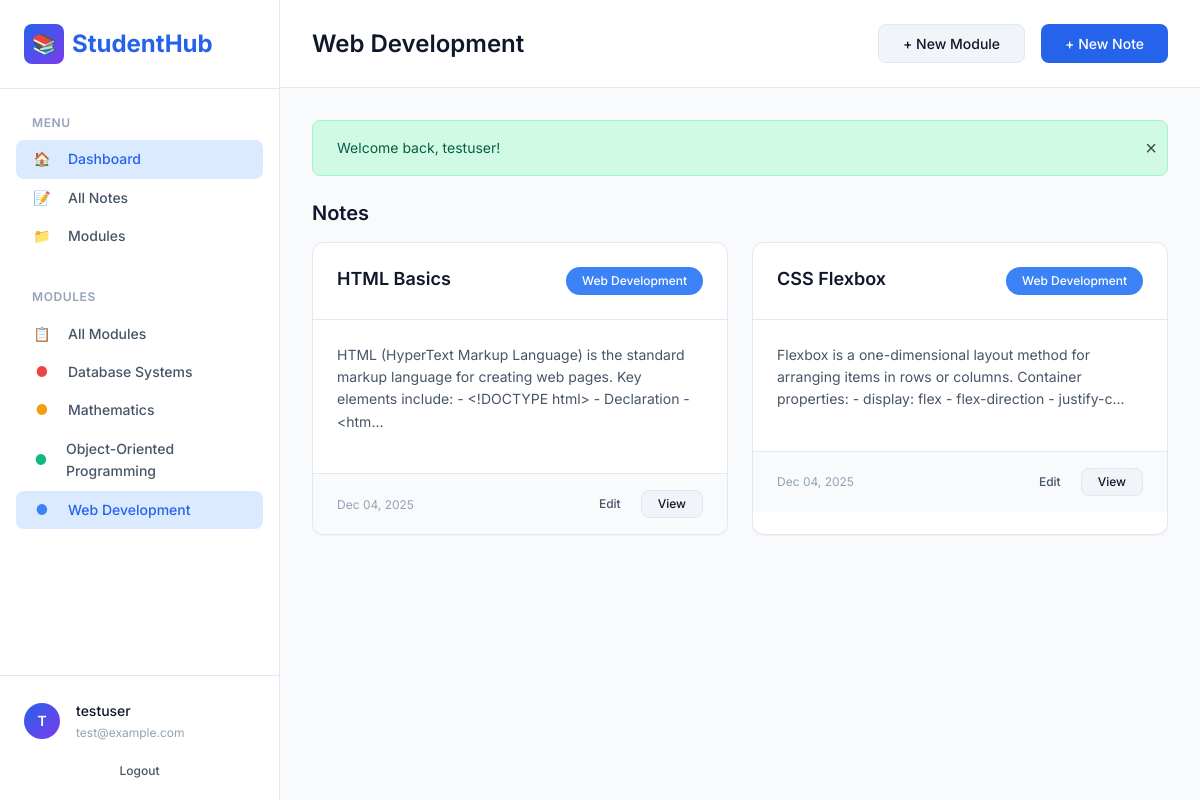
/dashboard.php?module=1 (signed in), run on the app's committed database.
### tables this page shows
CREATE TABLE IF NOT EXISTS modules (
    id INT AUTO_INCREMENT PRIMARY KEY,
    name VARCHAR(100) NOT NULL,
    user_id INT NOT NULL,
    color VARCHAR(7) DEFAULT '#3B82F6',
    created_at DATETIME DEFAULT CURRENT_TIMESTAMP,
    updated_at DATETIME DEFAULT CURRENT_TIMESTAMP ON UPDATE CURRENT_TIMESTAMP,
    FOREIGN KEY (user_id) REFERENCES users(id) ON DELETE CASCADE,
    INDEX idx_user_id (user_id)
);

CREATE TABLE IF NOT EXISTS notes (
    id INT AUTO_INCREMENT PRIMARY KEY,
    title VARCHAR(255) NOT NULL,
    content TEXT NOT NULL,
    module_id INT NOT NULL,
    user_id INT NOT NULL,
    created_at DATETIME DEFAULT CURRENT_TIMESTAMP,
    updated_at DATETIME DEFAULT CURRENT_TIMESTAMP ON UPDATE CURRENT_TIMESTAMP,
    FOREIGN KEY (module_id) REFERENCES modules(id) ON DELETE CASCADE,
    FOREIGN KEY (user_id) REFERENCES users(id) ON DELETE CASCADE,
    INDEX idx_module_id (module_id),
    INDEX idx_user_id (user_id),
    INDEX idx_created_at (created_at)
);

### dashboard.php (the view, shortened to what this page needs)
<?php
require_once 'includes/functions.php';
$userId = getCurrentUserId();
$username = getCurrentUsername();
$filterModule = isset($_GET['module']) ? (int)$_GET['module'] : null;
$modules = getUserModules($userId);
$notes = getUserNotes($userId, $filterModule);
require_once 'includes/header.php';
?>
<aside class="sidebar">
    <div class="sidebar-header">
        <a href="dashboard.php" class="logo">
            <div class="logo-icon">📚</div>
            <span>StudentHub</span>
        </a>
    </div>
    <nav class="sidebar-nav">
        <div class="sidebar-section">
            <div class="sidebar-section-title">Menu</div>
            <a href="dashboard.php" class="sidebar-link active">
                <span class="sidebar-link-icon">🏠</span>
                <span>Dashboard</span>
            </a>
            <a href="notes.php" class="sidebar-link">
                <span class="sidebar-link-icon">📝</span>
                <span>All Notes</span>
            </a>
            <a href="modules.php" class="sidebar-link">
                <span class="sidebar-link-icon">📁</span>
                <span>Modules</span>
            </a>
        </div>
        <div class="sidebar-section">
            <div class="sidebar-section-title">Modules</div>
            <a href="dashboard.php" class="sidebar-link <?= !$filterModule ? 'active' : '' ?>">
                <span class="sidebar-link-icon">📋</span>
                <span>All Modules</span>
            </a>
            <?php foreach ($modules as $module): ?>
                <a href="dashboard.php?module=<?= $module['id'] ?>"
                   class="sidebar-link <?= $filterModule == $module['id'] ? 'active' : '' ?>">
                    <span class="sidebar-link-icon" style="color: <?= escape($module['color']) ?>">●</span>
                    <span><?= escape($module['name']) ?></span>
                </a>
            <?php endforeach; ?>
        </div>
    </nav>
    <div class="sidebar-footer">
        <div class="user-menu">
            <div class="user-avatar">
                <?= strtoupper(substr($username, 0, 1)) ?>
            </div>
            <div class="user-info">
                <div class="user-name"><?= escape($username) ?></div>
                <div class="user-email"><?= escape($_SESSION['email']) ?></div>
            </div>
        </div>
        <a href="logout.php" class="btn btn-ghost btn-sm" style="width: 100%; margin-top: 0.5rem;">
            Logout
        </a>
    </div>
</aside>
<main class="main-content">
    <header class="content-header">
        <div>
            <h1>
                <?php if ($filterModule): ?>
                    <?php
                        $currentModule = array_filter($modules, fn($m) => $m['id'] == $filterModule);
                        $currentModule = reset($currentModule);
                    ?>
                    <?= escape($currentModule['name'] ?? 'Notes') ?>
                <?php else: ?>
                    Dashboard
                <?php endif; ?>
            </h1>
        </div>
        <div class="flex gap-2">
            <a href="modules.php" class="btn btn-secondary">+ New Module</a>
            <a href="notes.php?action=add" class="btn btn-primary">+ New Note</a>
        </div>
    </header>
    <div class="content-body">
        <?= displayFlashMessage() ?>
        <div style="display: flex; justify-content: space-between; align-items: center; margin-bottom: 1rem;">
            <h2 style="font-size: 1.25rem;">
                <?= $filterModule ? 'Notes' : 'Recent Notes' ?>
            </h2>
        </div>
        <?php if (empty($notes)): ?>
            <div class="empty-state card">
                <div class="empty-state-icon">📝</div>
                <h3>No notes yet</h3>
                <p>Start by creating your first note to organize your studies.</p>
                <a href="notes.php?action=add" class="btn btn-primary">Create Note</a>
            </div>
        <?php else: ?>
            <div class="notes-grid">
                <?php
                $displayNotes = $filterModule ? $notes : array_slice($notes, 0, 6);
                foreach ($displayNotes as $note):
                ?>
                    <div class="card note-card">
                        <div class="card-header">
                            <h3 class="note-title"><?= escape($note['title']) ?></h3>
                            <span class="module-pill" style="background-color: <?= escape($note['module_color']) ?>">
                                <?= escape($note['module_name']) ?>
                            </span>
                        </div>
                        <div class="card-body">
                            <p class="note-content"><?= escape(truncateText($note['content'], 150)) ?></p>
                        </div>
                        <div class="card-footer note-meta">
                            <span class="note-date"><?= formatDate($note['created_at']) ?></span>
                            <div class="note-actions">
                                <a href="notes.php?action=edit&id=<?= $note['id'] ?>" class="btn btn-ghost btn-sm">Edit</a>
                                <a href="notes.php?action=view&id=<?= $note['id'] ?>" class="btn btn-secondary btn-sm">View</a>
                            </div>
                        </div>
                    </div>
                <?php endforeach; ?>
            </div>
        <?php endif; ?>
    </div>
</main>
<?php require_once 'includes/footer.php'; ?>

### data on the page
modules: name "Database Systems"
modules: name "Mathematics"
modules: name "Object-Oriented Programming"
modules: name "Web Development"
notes: title "HTML Basics", module.name "Web Development", content "HTML (HyperText Markup Language) is the standard markup language for creating web pages. Key elements include: - <!DOCTYPE html> - Declaration - <htm...", created_at "Dec 04, 2025"
notes: title "CSS Flexbox", module.name "Web Development", content "Flexbox is a one-dimensional layout method for arranging items in rows or columns. Container properties: - display: flex - flex-direction - justify-c...", created_at "Dec 04, 2025"

### other printed values
substr($username, 0, 1) "T"
$username "testuser"
$_SESSION['email'] "test@example.com"
$message "Welcome back, testuser!"
